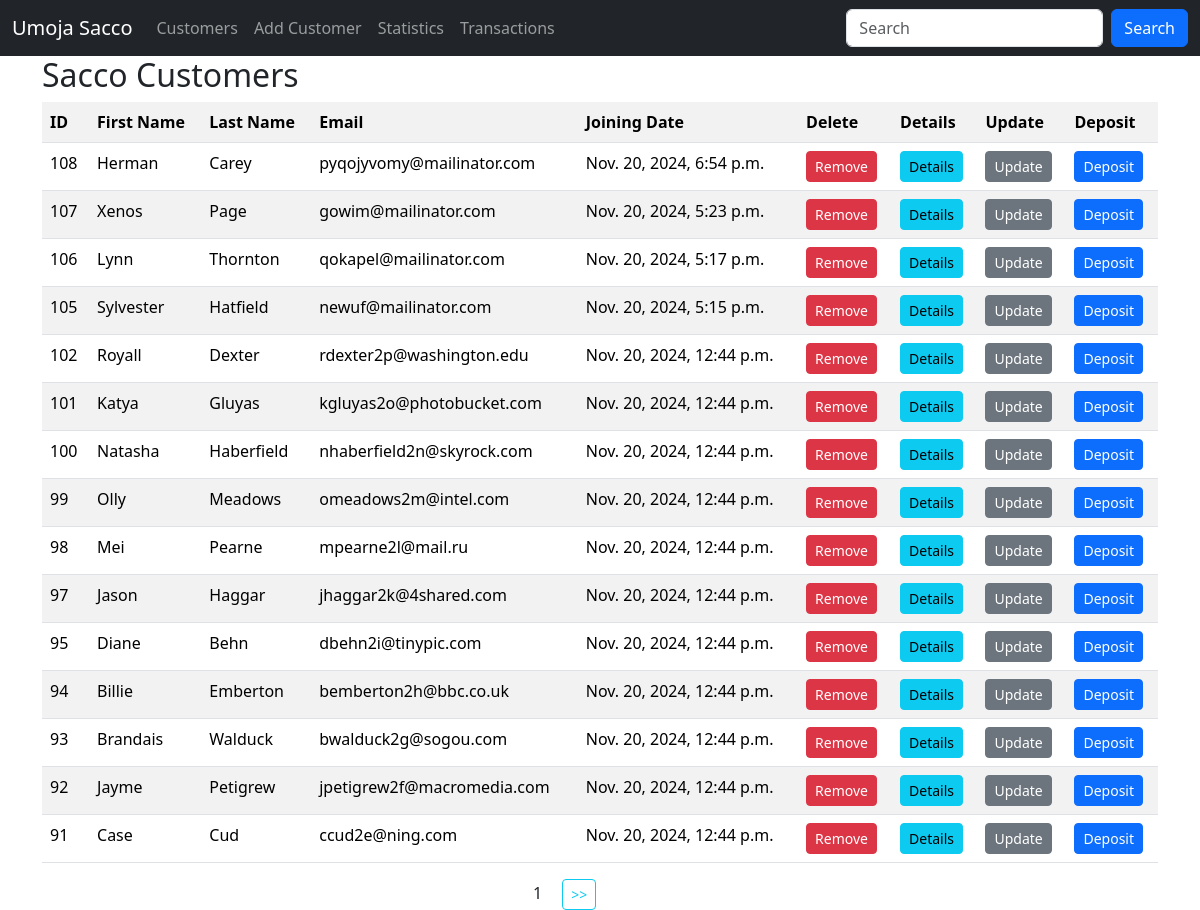
Before: / (signed in) with the older database file.
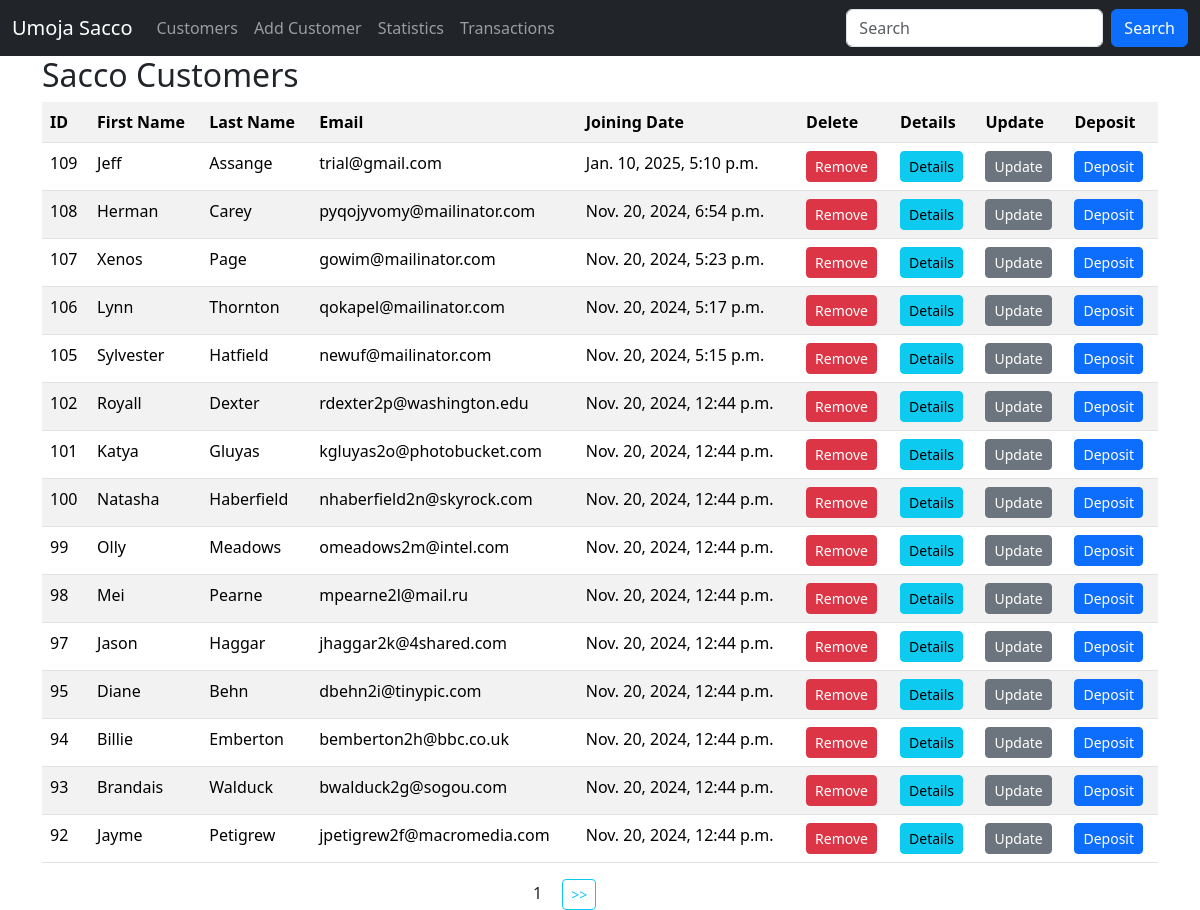
After: the same page with the newer database file.
### main/models.py (models this page shows, shortened)
class Customer(models.Model):
    first_name = models.CharField(max_length=30)
    last_name = models.CharField(max_length=30)
    email = models.EmailField(unique=True)
    dob = models.DateField()
    gender = models.CharField(max_length=10)
    profile_pic = models.ImageField(upload_to=generate_unique_name, null=True)
    weight = models.IntegerField(default=0)
    created_at = models.DateTimeField(auto_now_add=True)
    updated_at = models.DateTimeField(auto_now=True)
    class Meta:
        db_table = 'customers'

### main/views.py (the view)
# urls.py: path('', views.customers, name='customers'),
@login_required
def customers(request):
      data = Customer.objects.all().order_by('-id').values()  # SELECT * FROM customers
      paginator = Paginator(data, 15)
      page = request.GET.get('page', 1)
      try:
            paginated_data = paginator.page(page)
      except  EmptyPage | PageNotAnInteger:
            paginated_data = paginator.page(1)
      return render(request, "customers.html", {"data": paginated_data})

### templates/customers.html (shortened to what this page needs)
{% extends 'master.html' %}
{% block content %}
    <div class="container">
        <h2>Sacco Customers</h2>
        <table class="table table-striped">
            <tr>
                <th>ID</th>
                <th>First Name</th>
                <th>Last Name</th>
                <th>Email</th>
                <th>Joining Date</th>
                <th>Delete</th>
                <th>Details</th>
                 <th>Update</th>
                <th>Deposit</th>
            </tr>
            {% for customer in data.object_list %}
            	<tr>
                    <td>{{ customer.id }}</td>
                    <td>{{ customer.first_name }}</td>
                    <td>{{ customer.last_name }}</td>
                    <td>{{ customer.email }}</td>
                    <td>{{ customer.created_at }}</td>
                    {% if perms.main.delete_customer %}
                        <td>
                            <a class="btn btn-danger btn-sm" href="{% url 'delete_customer' customer.id %}">Remove</a>
                        </td>
                    {% else %}
                       <td>
                           <button class="btn btn-sm disabled">Action</button>
                       </td>
                    {% endif %}
                    {% if perms.main.view_customer %}
                        <td>
                            <a class="btn btn-info btn-sm" href="{% url 'customer_details' customer.id %}">Details</a>
                        </td>
                    {% else %}
                       <td>
                           <button class="btn btn-sm disabled">Action</button>
                       </td>
                    {% endif %}
                    {% if perms.main.change_customer %}
                        <td>
                            <a class="btn btn-secondary btn-sm"
                               href="{% url 'update_customer' customer.id %}">Update</a>
                        </td>
                    {% else %}
                       <td>
                           <button class="btn btn-sm disabled">Action</button>
                       </td>
                    {% endif %}
                    {% if perms.main.add_deposit %}
                            <td>
                                <a class="btn btn-primary btn-sm" href="{% url 'deposit' customer.id %}">Deposit</a>
                            </td>
                    {% else %}
                           <td>
                               <button class="btn btn-sm disabled">Action</button>
                           </td>
                    {% endif %}
                </tr>
            {% endfor %}
        </table>
        <div class="row justify-content-center">
            <div class="col-sm-2">
                <span class="mx-3">{{ data.number }}</span>
                {% if data.has_next %}
                    <a class="btn btn-outline-info btn-sm" href="?page={{ data.next_page_number }}"> >> </a>
                {% endif %}
            </div>
        </div>
    </div>
{% endblock %}

### templates/master.html (shortened to what this page needs)
<!DOCTYPE html>
<html lang="en">
<head>
    <link href="https://cdn.jsdelivr.net/npm/bootstrap@5.3.3/dist/css/bootstrap.min.css" rel="stylesheet">
</head>
<body>
    <nav class="navbar navbar-expand-sm navbar-dark bg-dark">
      <div class="container-fluid">
        <a class="navbar-brand" href="{% url 'customers' %}">Umoja Sacco</a>
        <div class="collapse navbar-collapse" id="mynavbar">
          <ul class="navbar-nav me-auto">
            <li class="nav-item">
              <a class="nav-link" href="{% url 'customers' %}">Customers</a>
            </li>
            <li class="nav-item">
              <a class="nav-link" href="{% url 'add_customer' %}">Add Customer</a>
            </li>
            <li class="nav-item">
              <a class="nav-link" href="#">Statistics</a>
            </li>
            <li class="nav-item">
              <a class="nav-link" href="#">Transactions</a>
            </li>
          </ul>
           <form class="d-flex" method="get" action="{% url 'search_customer' %}">
                <input class="form-control me-2" type="text" name="search" placeholder="Search">
                <button class="btn btn-primary" type="submit">Search</button>
         </form>
        </div>
      </div>
    </nav>
    {% block content %}
    {% endblock %}
</body>
</html>

Changed rows visible on the page:
no longer on this page (row unchanged): Customer: id "91", first_name "Case", last_name "Cud", email "ccud2e@ning.com", created_at "Nov. 20, 2024, 12:44 p.m."
added Customer: id "109", first_name "Jeff", last_name "Assange", email "trial@gmail.com", created_at "Jan. 10, 2025, 5:10 p.m."
